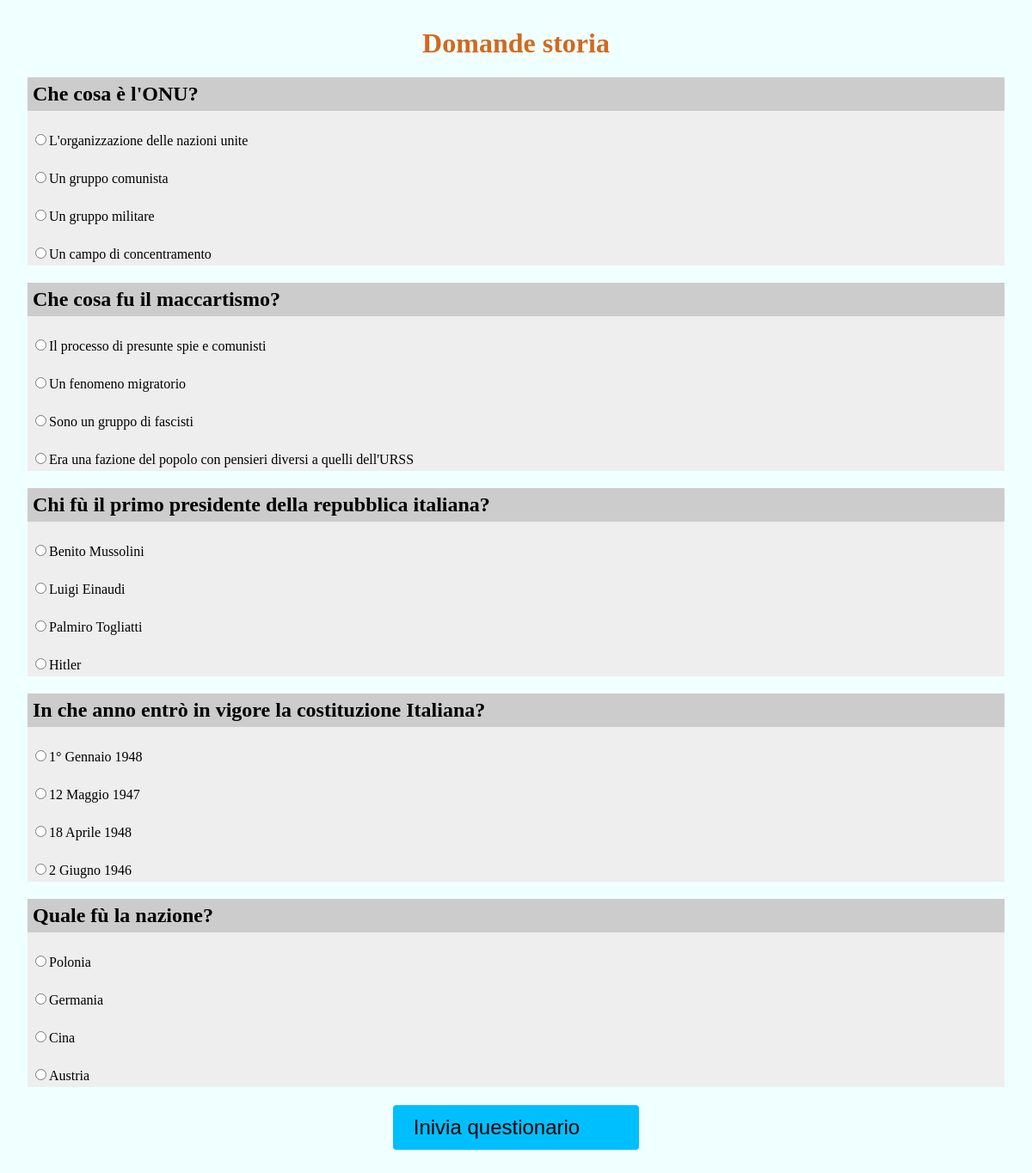
Page /WebContent/questionario_svolgi_form.php?id=4 (signed in) on the committed database.
### tables this page shows
CREATE TABLE `questionari` (
  `ID` int(4) NOT NULL,
  `Nome` char(30) NOT NULL,
  `FK_Materia` char(30) NOT NULL
);

CREATE TABLE `domande` (
  `ID_domanda` int(4) NOT NULL,
  `Testo_domanda` char(200) NOT NULL,
  `FK_Materia` char(30) DEFAULT NULL
);

CREATE TABLE `risposte` (
  `ID_risposta` int(5) NOT NULL,
  `Testo_risposta` char(255) NOT NULL,
  `Punteggio` decimal(2,1) NOT NULL,
  `FK_domanda` int(4) DEFAULT NULL
);

### WebContent/questionario_svolgi_form.php (the view, shortened to what this page needs)
<!DOCTYPE html>
<html lang="it">
<head>
    <link rel="stylesheet" type="text/css" href="stili.css">
</head>
<body>
<form action="questionario_svolgi_azione.php" method="post">
    <?php
    if(!isset($_GET['id'])){
        echo '<script language="javascript">';
        echo 'alert("Id non è stato inserito");';
        echo 'window.location.href = "index.php";';
        echo '</script>';
    } else {
        $ID=$_GET['id'];
        $conn = connessione();
        $sql="SELECT * FROM questionari WHERE ID = $ID";
        $result = mysqli_query($conn, $sql);
        if ($result && mysqli_num_rows($result) > 0) {
            while($row = mysqli_fetch_assoc($result)) {
                echo "<H1 align=center style='color: chocolate'>${row['Nome']}</H1>";
            }
        } else {
            echo '<script language="javascript">';
            echo 'alert("Id non è stato inserito");';
            echo 'window.location.href = "index.php";';
            echo '</script>';
        }
        $sqlDomande="SELECT domande.* FROM domande,domande_questionari,questionari
            WHERE domande.ID_domanda=domande_questionari.FK_domanda and domande_questionari.FK_questionario=questionari.ID
            and questionari.id='$ID'";
        $resultDomande = mysqli_query($conn, $sqlDomande);
        if (mysqli_num_rows($resultDomande) > 0) {
            while($row = mysqli_fetch_assoc($resultDomande)) {
                echo "<div class='domanda'>\n";
                echo"<h2>${row['Testo_domanda']}</h2>\n";
                $sqlRisposte="SELECT Testo_risposta, ID_risposta FROM risposte WHERE risposte.FK_domanda=${row['ID_domanda']}";
                $id=$row['ID_domanda'];
                $resultRisposte = mysqli_query($conn, $sqlRisposte);
                if (mysqli_num_rows($resultRisposte) > 0) {
                    while($row = mysqli_fetch_assoc($resultRisposte)) {
                        echo "<p><input type='radio' name=$id value=${row['ID_risposta']}><label>${row['Testo_risposta']}"; echo "</label></p>\n";
                    }
                } else {
                    echo "0 results";
                }
                echo "</div>\n";
            }
        } else {
            echo "0 results";
        }
        echo '<p><button><span> Inivia questionario </span></button></p>';
    }
    ?>
</form>
</body>
</html>

### WebContent/stili.css (style rules this page uses)
* { box-sizing: border-box; }
body { padding:0; margin:0; text-align: center; background-color: azure; }
button { border-radius: 4px; background-color: deepskyblue; border: none; color: black; text-align: center; font-size: 1.5em; padding: 0.5em 1em; transition: all 0.5s; cursor: pointer; margin: 5px; }
button span { padding-right: 25px; transition: 0.5s; }
button span:after { content: '\00bb'; padding-left:0px; opacity: 0; transition: 0.5s; }
div.domanda { background: #eeeeee ; padding: 0; text-align: left; }
div.domanda > * { padding:0.25em; }
div.domanda > h2 { background: #cccccc; }

### WebContent/questionario_svolgi_form.php (style rules this page uses)
form { margin: 2em }

### rows in the picture
questionari: Nome "Domande storia"
domande: Testo_domanda "Che cosa è l'ONU?"
risposte: Testo_risposta "L'organizzazione delle nazioni unite"
risposte: Testo_risposta "Un gruppo comunista"
risposte: Testo_risposta "Un gruppo militare"
risposte: Testo_risposta "Un campo di concentramento"
domande: Testo_domanda "Che cosa fu il maccartismo?"
risposte: Testo_risposta "Il processo di presunte spie e comunisti"
risposte: Testo_risposta "Un fenomeno migratorio"
risposte: Testo_risposta "Sono un gruppo di fascisti"
risposte: Testo_risposta "Era una fazione del popolo con pensieri diversi a quelli dell'URSS"
domande: Testo_domanda "Chi fù il primo presidente della repubblica italiana?"
risposte: Testo_risposta "Benito Mussolini"
risposte: Testo_risposta "Luigi Einaudi"
risposte: Testo_risposta "Palmiro Togliatti"
risposte: Testo_risposta "Hitler"
domande: Testo_domanda "In che anno entrò in vigore la costituzione Italiana?"
risposte: Testo_risposta "1° Gennaio 1948"
risposte: Testo_risposta "12 Maggio 1947"
risposte: Testo_risposta "18 Aprile 1948"
risposte: Testo_risposta "2 Giugno 1946"
domande: Testo_domanda "Quale fù la nazione?"
risposte: Testo_risposta "Polonia"
risposte: Testo_risposta "Germania"
risposte: Testo_risposta "Cina"
risposte: Testo_risposta "Austria"
